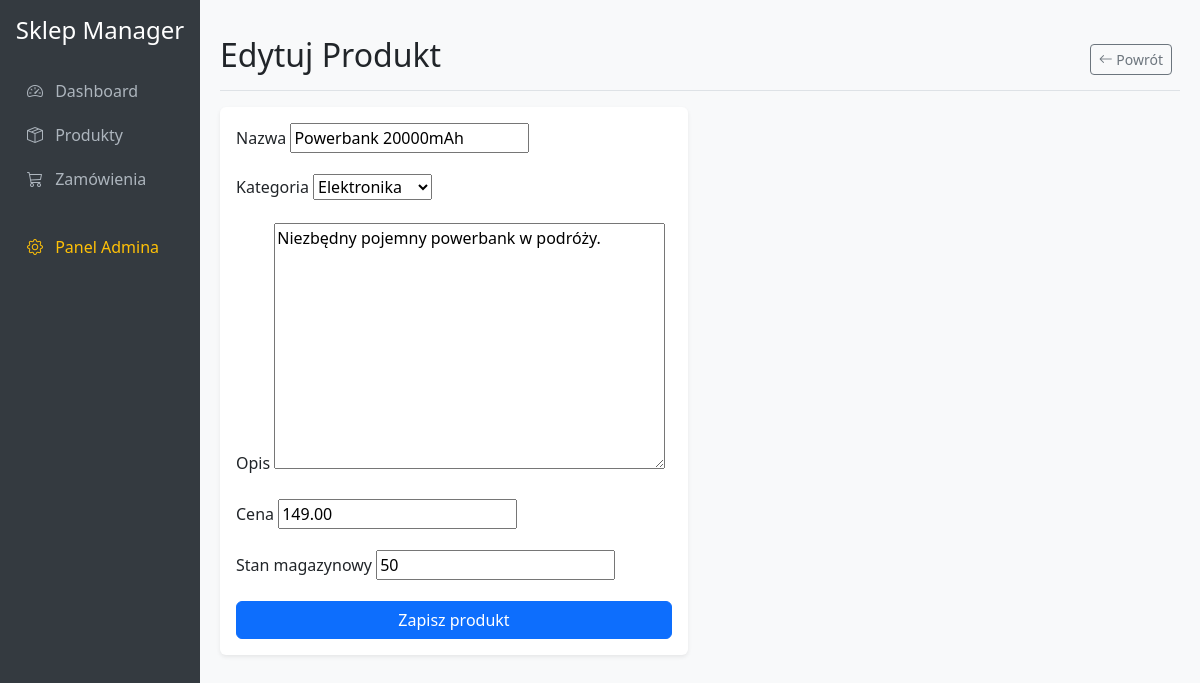
The page /products/6/edit/ on the database its author committed.
### sklep/models.py (models this page shows, shortened)
class Product(models.Model):
    category = models.ForeignKey(Category, related_name='products', on_delete=models.CASCADE, verbose_name="Kategoria")
    name = models.CharField(max_length=200, verbose_name="Nazwa")
    description = models.TextField(blank=True, null=True, verbose_name="Opis")
    price = models.DecimalField(max_digits=10, decimal_places=2, verbose_name="Cena")
    stock = models.IntegerField(default=0, verbose_name="Stan magazynowy")
    created_at = models.DateTimeField(auto_now_add=True, verbose_name="Utworzono")
    class Meta:
        verbose_name = "Produkt"
        verbose_name_plural = "Produkty"

### sklep/views.py (the view)
# urls.py: path('products/<int:pk>/edit/', views.product_edit, name='product_edit'),
def product_edit(request, pk):
    product = get_object_or_404(Product, pk=pk)
    if request.method == 'POST':
        form = ProductForm(request.POST, instance=product)
        if form.is_valid():
            product = form.save()
            messages.success(request, f'Produkt "{product.name}" został zaktualizowany.')
            return redirect('product_list')
    else:
        form = ProductForm(instance=product)
    return render(request, 'sklep/product_form.html', {'form': form, 'product': product})

### sklep/forms.py
class ProductForm(forms.ModelForm):
    class Meta:
        model = Product
        fields = ['name', 'category', 'description', 'price', 'stock']

### sklep/models.py (called while the page is built)
    def __str__(self):
        return self.name

### sklep/templates/sklep/product_form.html (shortened to what this page needs)
{% extends 'base.html' %}
{% block content %}
<div class="d-flex justify-content-between flex-wrap flex-md-nowrap align-items-center pt-3 pb-2 mb-3 border-bottom">
    <h1 class="h2">{% if form.instance.pk %}Edytuj Produkt{% else %}Dodaj nowy produkt{% endif %}</h1>
    <div class="btn-toolbar mb-2 mb-md-0">
        <div class="btn-group me-2">
            <a href="{% url 'product_list' %}" class="btn btn-sm btn-outline-secondary">
                <i class="bi bi-arrow-left"></i> Powrót
            </a>
        </div>
    </div>
</div>
<div class="row">
    <div class="col-md-8 col-lg-6">
        <div class="card">
            <div class="card-body">
                <form method="post" class="needs-validation" novalidate>
                    {% for field in form %}
                    <div class="mb-3">
                        <label for="{{ field.id_for_label }}" class="form-label">{{ field.label }}</label>
                        {{ field }}
                    </div>
                    {% endfor %}
                    <div class="d-grid gap-2">
                        <button type="submit" class="btn btn-primary">Zapisz produkt</button>
                    </div>
                </form>
            </div>
        </div>
    </div>
</div>
{% endblock %}

### templates/base.html (style rules this page uses)
body { background-color: #f8f9fa; }
.card { border: none; box-shadow: 0 0.125rem 0.25rem rgba(0, 0, 0, 0.075); }

### rows shown on the page
Product: form "Powerbank 20000mAh" "Elektronika" "Niezbędny pojemny powerbank w podróży." "149.00" "50"

### other values the page prints
{{ field.label }} "Nazwa" "Kategoria" "Opis" "Cena" "Stan magazynowy"
